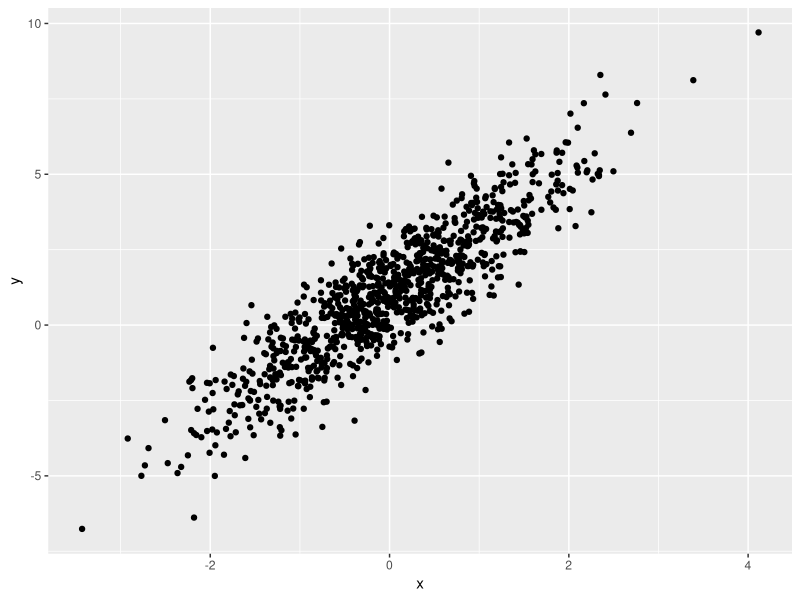
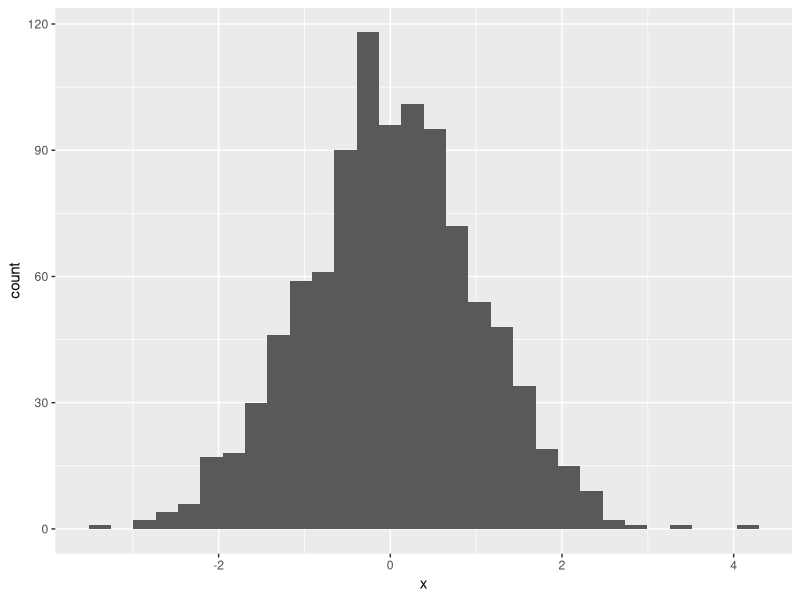
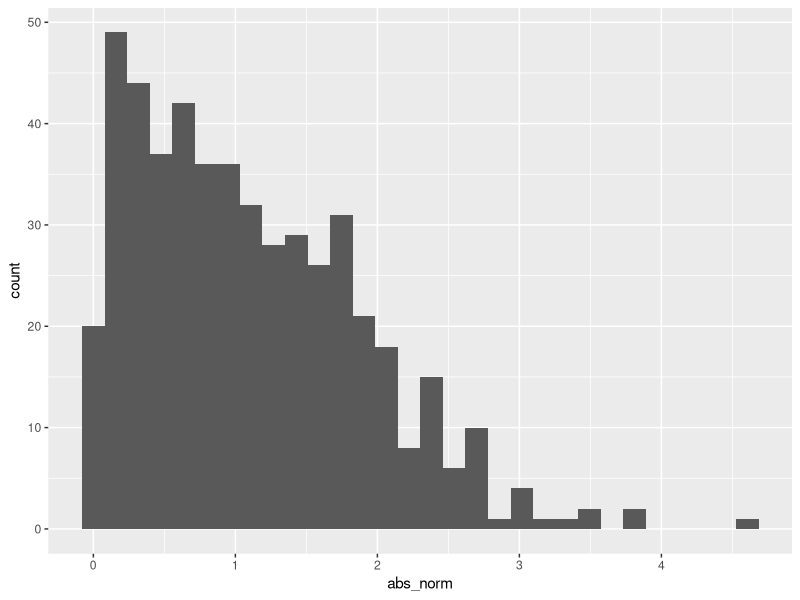

R code for these plots, in order:
## ---- chunk 1
library(tidyverse)
## ---- chunk 2
samp = rnorm(100)
length(samp)
## ---- chunk 3
# option + command + i

plot_df =
  tibble(
    x = rnorm(n = 1000), # rnorm() for a normal distribution
    y = 1 + 2 * x + rnorm(n = 1000)
  )

ggplot(plot_df, aes(x = x, y = y)) + geom_point()
## ---- chunk 4
ggplot(plot_df, aes(x = x)) + geom_histogram()
## ---- chunk 5
la_df =
  tibble(
    norm = rnorm(n = 500, mean = 1),
    logical = norm > 0,
    abs_norm = abs(norm)
  )

ggplot(la_df, aes(x = abs_norm)) + geom_histogram()
